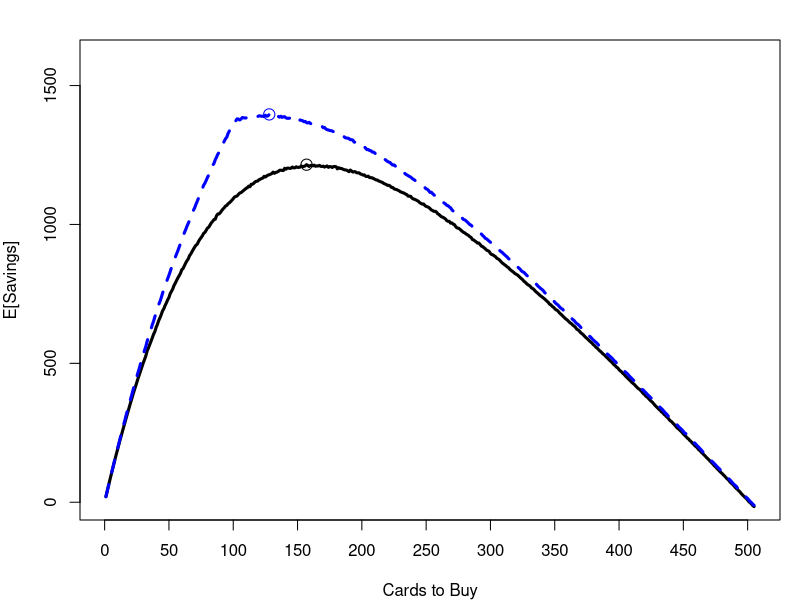

Recreate this plot in R. (Note: a time limit stopped this script after it produced the figure.)
##Hello Kitty decision analysis
collect.I=function(npurchased){
   costI=0
   cost.r=5
   cost.d=25
   cardsbought=sample(1:101,
                      size=npurchased,
                      replace=TRUE)
   nhit=length(unique(cardsbought))
   nmissed=101-nhit
   costI=cost.r*npurchased+cost.d*nmissed
   return(costI)
}
collect.I(0)
#S:Number of simulation runs
S=2000
costs.I=replicate(S,collect.I(500))
summary(costs.I)
sum(costs.I<=2525)/S

set.seed(5566)

savings.I=c()
for(s in 1:505){
    savings.I[s]=
    mean(2525-replicate(S,collect.I(s)))
    if(s%%50==0)print(s)
}

x11(width=8,height=5)
par(mar=c(4,4,2,1))
plot(1:505,savings.I,type='l',ylim=c(0,1600),
     lwd=3,ylab="E[Savings]",xlab="Cards to Buy",
     xaxt="n")
axis(1,seq(0,505,50))
points(which.max(savings.I),
       savings.I[which.max(savings.I)],
       col='black',cex=1.5)
which.max(savings.I)


#Exchange allowed
prob.exchange.yes=0.3
collect.II=function(npurchased){
  costII=0
  cost.r=5
  cost.d=25
  cardsbought=sample(1:101,
                     size=npurchased,
                     replace=TRUE)
  nhit=length(unique(cardsbought))
  nleft=length(cardsbought)-nhit
  #
  if(nleft==0){
     nexchange.yes=0
     nmissed=101-nhit
     }else{
     nexchagne.yes=rbinom(1,min(101-nhit,nleft),
                          prob.exchange.yes)
     nmissed=101-nhit-nexchagne.yes
  }
  costII=cost.r*npurchased+cost.d*nmissed
  return(costII)
}
collect.II(0)

savings.II=c()
for(s in 1:505){
  savings.II[s]=
    mean(2525-replicate(S,collect.II(s)))
  if(s%%50==0)print(s)
}

lines(1:505,savings.II,col='blue',lwd=3,lty=2)
points(which.max(savings.II),
       savings.II[which.max(savings.II)],
       col='blue',cex=1.5)
which.max(savings.II)


#Exchange & resell allowed
#Assuming resell price=dealer price
prob.exchange.yes=0.3
prob.resell.yes=0.1
collect.III=function(npurchased){
  costIII=0
  cost.r=5
  cost.d=25
  cardsbought=sample(1:101,
                     size=npurchased,
                     replace=TRUE)
  nhit=length(unique(cardsbought))
  nleft=length(cardsbought)-nhit
  #
  if(nleft==0){
    nexchagne.yes=0
    nmissed=101-nhit
    }else{
    nexchagne.yes=rbinom(1,min(101-nhit,nleft),
                         prob.exchange.yes)
    nmissed=101-nhit-nexchagne.yes
  }
  nleft=nleft-nexchagne.yes
  if(nleft>0){
     nresell.ok=rbinom(1,nleft,prob.resell.yes)
  }else{
     nresell.ok=0
  }
  costIII=cost.r*npurchased+cost.d*nmissed-
          cost.d*nresell.ok
  return(costIII)
}
collect.III(0)

savings.III=c()
for(s in 1:505){
  savings.III[s]=
    mean(2525-replicate(S,collect.III(s)))
  if(s%%50==0)print(s)
}

lines(1:505,savings.III,col='green',lwd=3,lty=3)
points(which.max(savings.III),
       savings.III[which.max(savings.III)],
       col='green',cex=1.5)
which.max(savings.III)


#Exchange & resell allowed
#Assuming resell price<dealer price & both random
prob.exchange.yes=0.3
prob.resell.yes=0.1
collect.IV=function(npurchased){
  costIV=0
  cost.r=5
  #cost.d=25
  cardsbought=sample(1:101,
                     size=npurchased,
                     replace=TRUE)
  nhit=length(unique(cardsbought))
  nleft=length(cardsbought)-nhit
  #
  if(nleft==0){
    nexchagne.yes=0
    nmissed=101-nhit
  }else{
    nexchagne.yes=rbinom(1,min(101-nhit,nleft),
                         prob.exchange.yes)
    nmissed=101-nhit-nexchagne.yes
  }
  nleft=nleft-nexchagne.yes
  if(nleft>0){
    nresell.ok=rbinom(1,nleft,prob.resell.yes)
  }else{
    nresell.ok=0
  }
  if(nmissed==0 & nresell.ok==0){
     costIV=cost.r*npurchased
  }
  if(nmissed==0 & nresell.ok>0){
    cost.d.sell=
      sample(seq(5,15),nresell.ok,replace=TRUE)
    costIV=cost.r*npurchased-
           sum(cost.d.sell)
  }
  if(nmissed>0 & nresell.ok==0){
     cost.d.buy=
       sample(seq(20,30),nmissed,replace=TRUE)
     costIV=cost.r*npurchased+
            sum(cost.d.buy)
  }
  if(nmissed>0 & nresell.ok>0){
    cost.d.buy=
      sample(seq(20,30),nmissed,replace=TRUE)
    cost.d.sell=
      sample(seq(5,15),nresell.ok,replace=TRUE)
    costIV=cost.r*npurchased+
           sum(cost.d.buy)-
           sum(cost.d.sell)
  }

  return(costIV)
}
collect.IV(0)
costs.IV=replicate(S,collect.IV(500))
summary(costs.IV)
sum(costs.IV<=2525)/S

savings.IV=c()
for(s in 1:505){
  savings.IV[s]=
    mean(2525-replicate(S,collect.IV(s)))
  if(s%%50==0)print(s)
}

lines(1:505,savings.IV,col='red',lwd=3,lty=4)
points(which.max(savings.IV),
       savings.IV[which.max(savings.IV)],
       col='red',cex=1.5)
which.max(savings.IV)

legend(90,700,c("M1-Base","M2-Exchange","M3-Exchange & Resell",
                  "M4-Random Price"),
       lty=c(1,2,3,4),lwd=c(3,3,3,3),
       bty="n",cex=1.25,col=c('black','blue','green','red'))

which.max(savings.I)
which.max(savings.II)
which.max(savings.III)
which.max(savings.IV)
